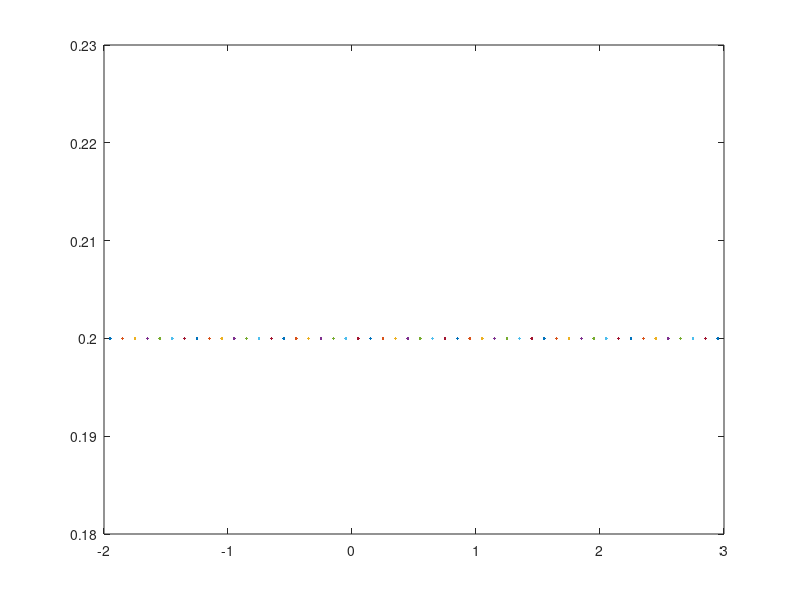

This figure's MATLAB source:
clear variables;
close all;
clc;
N=50000; n=50;
a =-2; b = 3;
X = b - (b-a)*rand(1,N);
[h,xout] = hist(X,n);
bar(xout,h/trapz(xout,h))
f=1/(b-a);
plot(xout,f)

E_emp = mean(X);
sigma_emp = sqrt(std(X));

E_th = (a+b)/2;
sigma_th = sqrt((b-a)^2/12);
